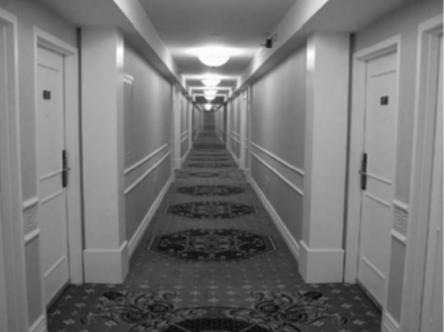
#> input picture Lecture_Note/Images/hough_2.png, 444 x 332 px
$ python Hough_Transform.py
#> lines starting #> are read from the running program, lines starting #| are printed output that depends on the picture; after the words box and inside, x2 and y2 are one past the last pixel; in counts of white or black regions, pixels touching at a corner belong together
### Lecture_Note/Lecture4/Canny.py
import cv2
import numpy as np
import matplotlib.pyplot as plt
from scipy.ndimage import convolve
import os


def compare_images(images, labels=None):
    """
    Use to visualize images

    :param images: list of image to visualize
    :param labels: list of label corresponding to each image. Default None for non-label images
    """
    num_img = len(images)

    fig, ax = plt.subplots(nrows=1, ncols=num_img, figsize=(18, 7))
    ax =ax.flatten()

    for i in range(num_img):
        ax[i].imshow(images[i], cmap='gray')
        if labels:
            ax[i].set_title(labels[i])
        ax[i].axis("off")
    plt.show()


def gaussian_blur(img, ksize=3, sigma=1):
    """
    Using gaussian blur for a given image to blur that image

    :param img: Original image used for gaussian blur
    :param ksize: Gaussian kernel size, default is 3
    :param sigma: Gaussian kernel standard deviation, default is 1

    :return: result image of gaussian blur
    """
    gauss_img = cv2.GaussianBlur(img, ksize=(ksize, ksize), sigmaX=sigma, sigmaY=sigma)
    return gauss_img


def sobel_filter(img):
    """
    Using sobel filters for a given image to extract edge in that image

    :param img: original image used for sobel edge detection. Regularly img is a blur image
     to reduce the noise

    :return: G_magnitude: Sobel gradient magnitude
             tangent: Gradient direction
    """

    filter_x = np.array([[-1, 0, 1], [-2, 0, 2], [-1, 0, 1]]).astype(float)
    filter_y = -filter_x.T

    Gx = convolve(img.astype(float), filter_x)
    Gy = convolve(img.astype(float), filter_y)
    G_magnitude = np.hypot(Gx, Gy)
    tangent = np.arctan2(Gy, Gx)

    # Normalize G_magnitude to range [0, 255]
    # G_magnitude = cv2.normalize(G_magnitude, None, 0, 255, norm_type=cv2.NORM_MINMAX)

    return G_magnitude.astype(int), tangent


def non_max_suppression(img, theta):
    """
    Using non-max-suppression to reject pixel that is not local maximum compare to it's neighbor
    those have the same direction (Assume 3x3 block as neighbor and direction is quantized in 4 main way.
    As the result, 4 pairs of result are extracted to compare with in-process pixel)
    ==> Output is an image that has thinner edges than original image

    :param img: Edge image that need to used non-max suppression for thinner edge
    :param theta: Gradient direction matrix,
                  using to define neighbors pixel that have same direction with in-process pixel
    :return: input image after apply non-max suppression
    """
    out = np.zeros_like(img)
    theta[theta < 0] = theta[theta < 0] + np.pi
    theta = theta * 180 / np.pi

    for i in range(1, len(out)-1):
        for j in range(1, len(out[0])-1):
            r = q = None
            if 0 <= theta[i][j] < 22.5 or 337.5 <= theta[i][j] or 157.5 <= theta[i][j] < 202.5:
                r = img[i, j - 1]
                q = img[i, j + 1]
            elif 22.5 <= theta[i][j] < 67.5 or 202.5 <= theta[i][j] < 247.5:
                r = img[i-1, j+1]
                q = img[i+1, j-1]
            elif 67.5 <= theta[i][j] < 112.5 or 247.5 <= theta[i][j] < 292.5:
                r = img[i-1, j]
                q = img[i+1, j]
            else:
                r = img[i-1][j-1]
                q = img[i+1][j+1]

            if img[i][j] >= r and img[i][j] >= q:
                out[i][j] = img[i][j]

    return out


def double_threshold(img, low_thresh_ratio=0.04, high_thresh_ratio=0.1, weak_edge=32, strong_edge=255):
    """
    Using double threshold to classify each edge in image into weak edge or strong edge

    :param img: edge image extracted from sobel filter algorithm above or others algorithms
    :param low_thresh_ratio: threshold ratio use for classify non-edge and weak edge. Default 0.04
    :param high_thresh_ratio: threshold ratio use for classify weak edge and strong edge. Default 0.1
    :param weak_edge: pixel value of weak edge in the output image. Default 32
    :param strong_edge: pixel value of strong edge in the output image. Default 255

    :return: image after thresholding, each pixel value is 1 of 3 value: (0, weak_edge, strong_edge)
    """
    lowThresh = img.max() * low_thresh_ratio
    highThresh = img.max() * high_thresh_ratio

    out = np.zeros_like(img)
    out[(lowThresh <= img) & (img < highThresh)] = weak_edge
    out[img > highThresh] = strong_edge

    return out


def hysteresis_tracking(img, weak_edge=32, strong_edge=255):
    """
    Using to transform weak edges, which maybe has potential to become a strong edge, into strong edge

    :param img: double thresholding edge image. Only have 3 pixel value: (0, weak_edge, strong_edge)
    :param weak_edge: weak edge pixel value. Default 32
    :param strong_edge: strong edge pixel value. Default 255

    :return: image after edge tracking by hysteresis
    """
    out = img.copy()
    for i in range(len(out)):
        for j in range(len(out[0])):
            if out[i][j] == weak_edge:
                if out[i+1][j] == strong_edge or out[i-1][j] == strong_edge or \
                   out[i][j-1] == strong_edge or out[i][j+1] == strong_edge or \
                   out[i-1][j-1] == strong_edge or out[i-1][j+1] == strong_edge or \
                   out[i+1][j-1] == strong_edge or out[i+1][j+1] == strong_edge:
                    out[i][j] = strong_edge
                else:
                    out[i][j] = 0
    return out


def canny_edge_detection(img, gaus_kernel=3, gaus_sigma=1,
                         low_thresh_ratio=5/255, high_thresh_ratio=30/255, weak_edge=32):
    """
    :param img: original image that need to detect edge
    :param gaus_kernel: gaussian kernel size using to blur img to reduce noise
    :param gaus_sigma: standard deviation of gaussian kernel along x and y axes
    :param low_thresh_ratio: low threshold using in double thresholding
    :param high_thresh_ratio: high threshold using in double thresholding
    :param weak_edge: pixel value of weak edge
    :return: tuple of the canny edge detection image and another tuple of processing images (use to visualize process)
    """
    # Gaussian blur to reduce noise
    blur_img = gaussian_blur(img, gaus_kernel, gaus_sigma)

    # Sobel filter to extract edge
    G_mag, theta = sobel_filter(blur_img)

    # Non-max suppression to make edge thinner
    non_max = non_max_suppression(G_mag, theta)

    # Thresholding to classify edge to weak or strong edge
    threshold = double_threshold(non_max, low_thresh_ratio=low_thresh_ratio,
                                 high_thresh_ratio=high_thresh_ratio, weak_edge=weak_edge)

    # Hysteresis tracking to transform weak edge to strong edge if it passed the condition
    canny_img = hysteresis_tracking(threshold)

    return canny_img, (G_mag, non_max, threshold)


# [14 lines that do not run on import are left out]

### Lecture_Note/Lecture4/Hough_Transform.py
import cv2
import matplotlib.pyplot as plt
import numpy as np
import os
from Canny import canny_edge_detection, compare_images


def hough_transform(img, theta_step=1):
    """
    Transform image from x,y space into polar r,theta space (y=a*x+b => r=y*sin(theta)+x*cos(theta))

    :param img: original image
    :param theta_step: parameter that used to quantize theta (from -90 degree to 90 degree with theta_step size)
    :return: hough_img: 2D matrix - line image in r,theta space
             thetas: 1D array - theta quantization (length equal number of column in hough_img)
             dist: 1D array - radius quantization (length equal number of rows in hough_img)
    """
    # Angle quantization
    thetas = np.deg2rad(np.arange(-90, 90, theta_step))

    n_cols = len(thetas)

    # Radius quantization
    max_dist = int(np.around(np.hypot(img.shape[0], img.shape[1])))
    n_rows = 2 * max_dist + 1

    hough_img = np.zeros((n_rows, n_cols), dtype=int)
    for i in range(img.shape[0]):
        for j in range(img.shape[1]):
            if img[i][j] > 0:
                for k in range(n_cols):
                    r_quantize = int(np.around(i*np.sin(thetas[k])+j*np.cos(thetas[k])))
                    hough_img[r_quantize+max_dist, k] += 1

    dist = np.linspace(-max_dist, max_dist, 2*max_dist+1)
    return hough_img, thetas, dist


def draw_line(img, list_theta, list_p, thickness=1):
    """
    Drawing a list of lines given the p,theta parameter corresponding in polar space

    :param img: image that need to draw lines
    :param list_theta: list of angles of lines
    :param list_p: list of radius of lines corresponding to list_theta
    :param thickness: thickness of line that is drawn
    :return: img after draw all lines
    """
    out = img.copy()

    for theta, p in zip(list_theta, list_p):
        a = np.cos(theta)
        b = np.sin(theta)
        x0 = a * p
        y0 = b * p
        pt1 = (int(x0 + 1000 * (-b)), int(y0 + 1000 * a))
        pt2 = (int(x0 - 1000 * (-b)), int(y0 - 1000 * a))
        cv2.line(out, pt1, pt2, (255, 0, 0), thickness, cv2.LINE_AA)

    return out


if __name__ == '__main__':
    # Run to visualize each step of Canny edge detection
    img_path = os.path.join(os.path.dirname(os.path.dirname(__file__)), r"Images/hough_2.png")
    orig_img = cv2.imread(img_path, 0)
#> orig_img is the input picture: shape (332, 444); min 11, max 253, mean 118.3

    canny_img, _ = canny_edge_detection(orig_img)
#> in sobel_filter, `Gy = convolve(img.astype(float), filter_y)`:
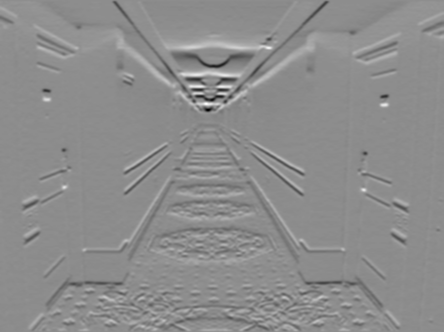
#> Gy: shape (332, 444) float64; min -389, max 313, mean -1.2; drawn with min black and max white
#> in sobel_filter, `tangent = np.arctan2(Gy, Gx)`:
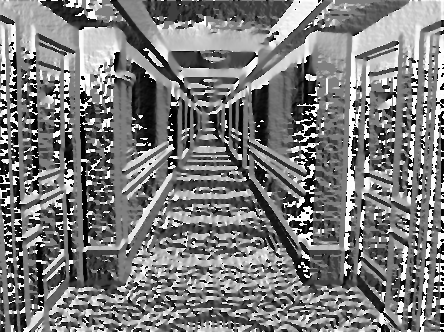
#> tangent: shape (332, 444) float64; min -3.14, max 3.14, mean -0.113; drawn with min black and max white
#> in non_max_suppression, `theta = theta * 180 / np.pi`:
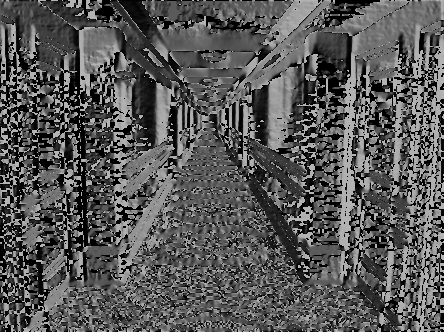
#> theta: shape (332, 444) float64; min 0, max 180, mean 87.3
#> after the loop in non_max_suppression, `for i in range(1, len(out)-1):`:
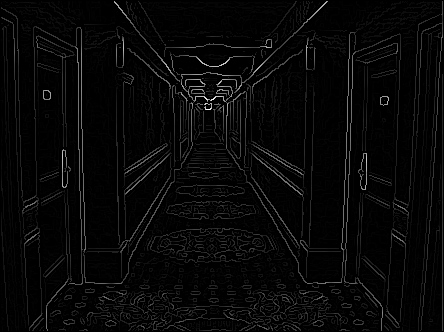
#> out: shape (332, 444) int64; min 0, max 405, mean 12.2; drawn with min black and max white
#> in double_threshold, `lowThresh = img.max() * low_thresh_ratio`: lowThresh = 7.94
#> in double_threshold, `highThresh = img.max() * high_thresh_ratio`: highThresh = 47.65
#> after the loop in hysteresis_tracking, `for i in range(len(out)):`:
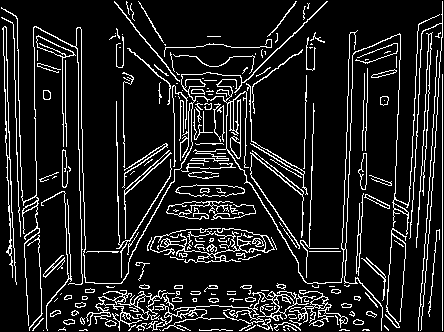
#> out: shape (332, 444) int64; 12.1% white in thin lines or dots
    hough_img, thetas, ps = hough_transform(canny_img, theta_step=1)
#> after the loop in hough_transform, `for i in range(img.shape[0]):`:
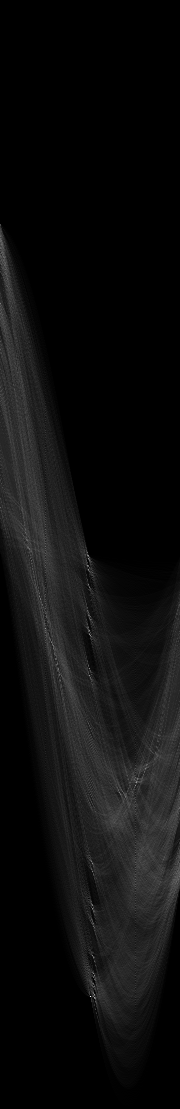
#> hough_img: shape (1109, 180) int64; min 0, max 294, mean 16.1; drawn with min black and max white
#> thetas = 180 values from -1.57 to 1.55; ps = 1109 values from -554 to 554

    threshold = 160
    y_idx, x_idx = np.where(hough_img > threshold)
#> y_idx = [558, 628, 635, 675, 782, 785, 994, 996, 997]; x_idx = [88, 45, 90, 89, 136, 135, 94, 90, 94]

    line_detection = draw_line(cv2.cvtColor(orig_img, cv2.COLOR_GRAY2RGB), thetas[x_idx], ps[y_idx])
#> the loop in draw_line, `for theta, p in zip(list_theta, list_p):` made 9 passes
#> (theta, p, a, b, x0, y0, pt1, pt2) on passes 1 to 9: (-0.0349, 4, 0.999, -0.0349, 4, -0.14, (38, 999), (-30, -999)), (-0.785, 74, 0.707, -0.707, 52.33, -52.33, (759, 654), (-654, -759)), (0, 81, 1, 0, 81, 0, (81, 1000), (81, -1000)), (-0.0175, 121, 1, -0.0175, 121, -2.11, (138, 997), (103, -1001)), (0.803, 228, 0.695, 0.719, 158.4, 164, (-560, 858), (877, -530)), (0.785, 231, 0.707, 0.707, 163.3, 163.3, (-543, 870), (870, -543)), (0.0698, 440, 0.998, 0.0698, 438.9, 30.69, (369, 1028), (508, -966)), (0, 442, 1, 0, 442, 0, (442, 1000), (442, -1000)), (0.0698, 443, 0.998, 0.0698, 441.9, 30.9, (372, 1028), (511, -966))
#> after the loop in draw_line, `for theta, p in zip(list_theta, list_p):`:
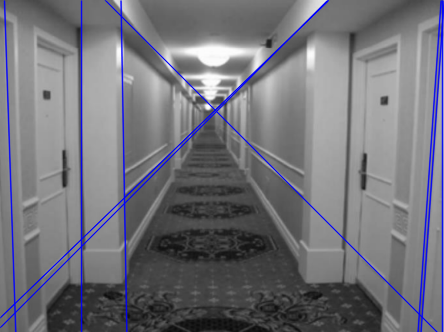
#> out: shape (332, 444, 3); 5.75% of pixels changed, all inside (x1, y1, x2, y2) = (0, 0, 444, 332)

    compare_images(images=[orig_img, canny_img, hough_img, line_detection],
                   labels=["Original", "Canny", "Hough transform", f"{len(y_idx)} Line Detected"])
#> in compare_images, `num_img = len(images)`: num_img = 4
